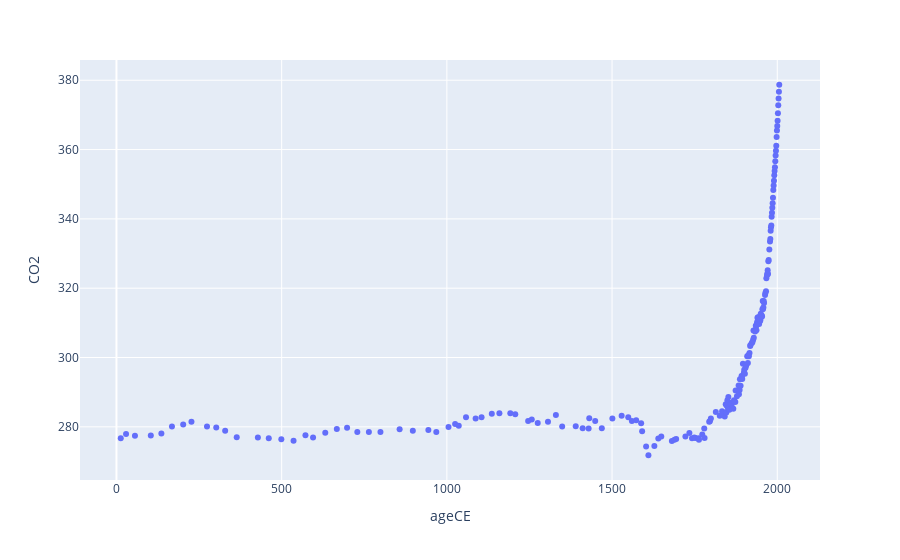

Here is the notebook cell this chart was saved with:
### Code cell
px.scatter(df,x='ageCE',y='CO2')

### Figure 1 — Plotly figure (JSON) as saved in the notebook; plotly's stock layout.template omitted (floating-point values rounded to 4 significant figures; data arrays with more than 128 entries replaced by an {"elided": "..."} marker saying what was removed)
{"data": [{"hovertemplate": "ageCE=%{x}<br>CO2=%{y}<extra></extra>", "legendgroup": "", "marker": {"color": "#636efa", "symbol": "circle"}, "mode": "markers", "name": "", "orientation": "v", "showlegend": false, "type": "scatter", "x": {"elided": "193 int values"}, "xaxis": "x", "y": {"elided": "193 float values"}, "yaxis": "y"}], "layout": {"autosize": true, "legend": {"tracegroupgap": 0}, "margin": {"t": 60}, "xaxis": {"anchor": "y", "autorange": true, "domain": [0, 1], "range": [-109.8, 2129.0], "title": {"text": "ageCE"}, "type": "linear"}, "yaxis": {"anchor": "x", "autorange": true, "domain": [0, 1], "range": [263.5, 387.0], "title": {"text": "CO2"}, "type": "linear"}}}
